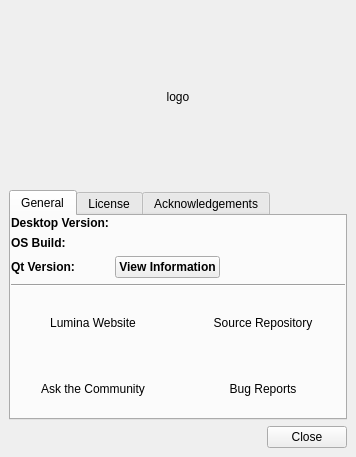
<?xml version="1.0" encoding="UTF-8"?>
<ui version="4.0">
 <class>MainUI</class>
 <widget class="QMainWindow" name="MainUI">
  <property name="geometry">
   <rect>
    <x>0</x>
    <y>0</y>
    <width>356</width>
    <height>457</height>
   </rect>
  </property>
  <property name="windowTitle">
   <string>Lumina Desktop Information</string>
  </property>
  <property name="windowIcon">
   <iconset theme="lumina">
    <normaloff>.</normaloff>.</iconset>
  </property>
  <widget class="QWidget" name="centralwidget">
   <layout class="QVBoxLayout" name="verticalLayout">
    <item>
     <widget class="QLabel" name="label_icon">
      <property name="sizePolicy">
       <sizepolicy hsizetype="Fixed" vsizetype="Fixed">
        <horstretch>0</horstretch>
        <verstretch>0</verstretch>
       </sizepolicy>
      </property>
      <property name="minimumSize">
       <size>
        <width>175</width>
        <height>175</height>
       </size>
      </property>
      <property name="maximumSize">
       <size>
        <width>120000</width>
        <height>175</height>
       </size>
      </property>
      <property name="text">
       <string notr="true">logo</string>
      </property>
      <property name="scaledContents">
       <bool>false</bool>
      </property>
      <property name="alignment">
       <set>Qt::AlignCenter</set>
      </property>
     </widget>
    </item>
    <item>
     <widget class="QTabWidget" name="tabWidget">
      <property name="currentIndex">
       <number>0</number>
      </property>
      <widget class="QWidget" name="tab">
       <attribute name="title">
        <string>General</string>
       </attribute>
       <layout class="QVBoxLayout" name="verticalLayout_3">
        <property name="leftMargin">
         <number>0</number>
        </property>
        <property name="topMargin">
         <number>0</number>
        </property>
        <property name="rightMargin">
         <number>0</number>
        </property>
        <property name="bottomMargin">
         <number>0</number>
        </property>
        <item>
         <layout class="QGridLayout" name="gridLayout">
          <item row="2" column="1">
           <widget class="QToolButton" name="tool_sources">
            <property name="sizePolicy">
             <sizepolicy hsizetype="Preferred" vsizetype="Preferred">
              <horstretch>0</horstretch>
              <verstretch>0</verstretch>
             </sizepolicy>
            </property>
            <property name="whatsThis">
             <string notr="true">https://github.com/trueos/lumina</string>
            </property>
            <property name="text">
             <string>Source Repository</string>
            </property>
            <property name="iconSize">
             <size>
              <width>32</width>
              <height>32</height>
             </size>
            </property>
            <property name="toolButtonStyle">
             <enum>Qt::ToolButtonTextBesideIcon</enum>
            </property>
            <property name="autoRaise">
             <bool>true</bool>
            </property>
           </widget>
          </item>
          <item row="1" column="0" colspan="2">
           <widget class="Line" name="line">
            <property name="orientation">
             <enum>Qt::Horizontal</enum>
            </property>
           </widget>
          </item>
          <item row="2" column="0">
           <widget class="QToolButton" name="tool_website">
            <property name="sizePolicy">
             <sizepolicy hsizetype="Preferred" vsizetype="Preferred">
              <horstretch>0</horstretch>
              <verstretch>0</verstretch>
             </sizepolicy>
            </property>
            <property name="whatsThis">
             <string notr="true">http://lumina-desktop.org</string>
            </property>
            <property name="text">
             <string>Lumina Website</string>
            </property>
            <property name="iconSize">
             <size>
              <width>32</width>
              <height>32</height>
             </size>
            </property>
            <property name="toolButtonStyle">
             <enum>Qt::ToolButtonTextBesideIcon</enum>
            </property>
            <property name="autoRaise">
             <bool>true</bool>
            </property>
           </widget>
          </item>
          <item row="3" column="1">
           <widget class="QToolButton" name="tool_bugs">
            <property name="sizePolicy">
             <sizepolicy hsizetype="Preferred" vsizetype="Preferred">
              <horstretch>0</horstretch>
              <verstretch>0</verstretch>
             </sizepolicy>
            </property>
            <property name="whatsThis">
             <string notr="true">https://bugs.pcbsd.org/projects/pcbsd</string>
            </property>
            <property name="text">
             <string>Bug Reports</string>
            </property>
            <property name="iconSize">
             <size>
              <width>32</width>
              <height>32</height>
             </size>
            </property>
            <property name="toolButtonStyle">
             <enum>Qt::ToolButtonTextBesideIcon</enum>
            </property>
            <property name="autoRaise">
             <bool>true</bool>
            </property>
           </widget>
          </item>
          <item row="0" column="0" colspan="2">
           <layout class="QFormLayout" name="formLayout_3">
            <item row="0" column="0">
             <widget class="QLabel" name="label">
              <property name="font">
               <font>
                <weight>75</weight>
                <bold>true</bold>
               </font>
              </property>
              <property name="text">
               <string>Desktop Version:</string>
              </property>
             </widget>
            </item>
            <item row="0" column="1">
             <widget class="QLabel" name="label_version">
              <property name="text">
               <string notr="true"/>
              </property>
              <property name="textInteractionFlags">
               <set>Qt::LinksAccessibleByMouse|Qt::TextSelectableByMouse</set>
              </property>
             </widget>
            </item>
            <item row="1" column="0">
             <widget class="QLabel" name="label_2">
              <property name="font">
               <font>
                <weight>75</weight>
                <bold>true</bold>
               </font>
              </property>
              <property name="text">
               <string>OS Build:</string>
              </property>
              <property name="alignment">
               <set>Qt::AlignLeading|Qt::AlignLeft|Qt::AlignVCenter</set>
              </property>
             </widget>
            </item>
            <item row="2" column="0">
             <widget class="QLabel" name="label_5">
              <property name="font">
               <font>
                <weight>75</weight>
                <bold>true</bold>
               </font>
              </property>
              <property name="text">
               <string>Qt Version:</string>
              </property>
             </widget>
            </item>
            <item row="2" column="1">
             <layout class="QHBoxLayout" name="horizontalLayout_2">
              <item>
               <widget class="QPushButton" name="tool_aboutQt">
                <property name="font">
                 <font>
                  <weight>75</weight>
                  <bold>true</bold>
                 </font>
                </property>
                <property name="text">
                 <string>View Information</string>
                </property>
               </widget>
              </item>
              <item>
               <spacer name="horizontalSpacer_2">
                <property name="orientation">
                 <enum>Qt::Horizontal</enum>
                </property>
                <property name="sizeHint" stdset="0">
                 <size>
                  <width>40</width>
                  <height>20</height>
                 </size>
                </property>
               </spacer>
              </item>
             </layout>
            </item>
            <item row="1" column="1">
             <widget class="QLabel" name="label_OS">
              <property name="text">
               <string notr="true"/>
              </property>
              <property name="textInteractionFlags">
               <set>Qt::LinksAccessibleByMouse|Qt::TextSelectableByMouse</set>
              </property>
             </widget>
            </item>
           </layout>
          </item>
          <item row="3" column="0">
           <widget class="QToolButton" name="tool_irc">
            <property name="sizePolicy">
             <sizepolicy hsizetype="Preferred" vsizetype="Preferred">
              <horstretch>0</horstretch>
              <verstretch>0</verstretch>
             </sizepolicy>
            </property>
            <property name="whatsThis">
             <string notr="true">https://webchat.freenode.net/?channels=%23lumina-desktop</string>
            </property>
            <property name="text">
             <string>Ask the Community</string>
            </property>
            <property name="iconSize">
             <size>
              <width>32</width>
              <height>32</height>
             </size>
            </property>
            <property name="toolButtonStyle">
             <enum>Qt::ToolButtonTextBesideIcon</enum>
            </property>
            <property name="autoRaise">
             <bool>true</bool>
            </property>
           </widget>
          </item>
         </layout>
        </item>
       </layout>
      </widget>
      <widget class="QWidget" name="tab_2">
       <attribute name="title">
        <string>License</string>
       </attribute>
       <layout class="QVBoxLayout" name="verticalLayout_2">
        <item>
         <widget class="QPlainTextEdit" name="text_license">
          <property name="readOnly">
           <bool>true</bool>
          </property>
          <property name="backgroundVisible">
           <bool>false</bool>
          </property>
         </widget>
        </item>
       </layout>
      </widget>
      <widget class="QWidget" name="tab_3">
       <attribute name="title">
        <string>Acknowledgements</string>
       </attribute>
       <layout class="QFormLayout" name="formLayout_2">
        <property name="fieldGrowthPolicy">
         <enum>QFormLayout::AllNonFixedFieldsGrow</enum>
        </property>
        <property name="labelAlignment">
         <set>Qt::AlignRight|Qt::AlignTrailing|Qt::AlignVCenter</set>
        </property>
        <item row="0" column="0">
         <widget class="QLabel" name="label_8">
          <property name="font">
           <font>
            <weight>75</weight>
            <bold>true</bold>
           </font>
          </property>
          <property name="text">
           <string>Project Lead:</string>
          </property>
         </widget>
        </item>
        <item row="0" column="1">
         <widget class="QLabel" name="label_proj_lead">
          <property name="text">
           <string>&lt;a href=&quot;https://github.com/beanpole135&quot;&gt;Ken Moore&lt;/a&gt;</string>
          </property>
         </widget>
        </item>
        <item row="1" column="0">
         <widget class="QLabel" name="label_10">
          <property name="font">
           <font>
            <weight>75</weight>
            <bold>true</bold>
           </font>
          </property>
          <property name="text">
           <string>Contributors:</string>
          </property>
         </widget>
        </item>
        <item row="2" column="0">
         <widget class="QLabel" name="label_12">
          <property name="font">
           <font>
            <weight>75</weight>
            <bold>true</bold>
           </font>
          </property>
          <property name="text">
           <string>Sponsors:</string>
          </property>
         </widget>
        </item>
        <item row="2" column="1">
         <widget class="QListWidget" name="list_sponsors">
          <property name="sizePolicy">
           <sizepolicy hsizetype="Expanding" vsizetype="Preferred">
            <horstretch>0</horstretch>
            <verstretch>0</verstretch>
           </sizepolicy>
          </property>
          <property name="editTriggers">
           <set>QAbstractItemView::DoubleClicked|QAbstractItemView::SelectedClicked</set>
          </property>
          <property name="selectionMode">
           <enum>QAbstractItemView::NoSelection</enum>
          </property>
          <property name="selectionBehavior">
           <enum>QAbstractItemView::SelectRows</enum>
          </property>
          <property name="iconSize">
           <size>
            <width>24</width>
            <height>24</height>
           </size>
          </property>
          <item>
           <property name="text">
            <string notr="true">TrueOS</string>
           </property>
           <property name="toolTip">
            <string notr="true">www.pcbsd.org</string>
           </property>
           <property name="whatsThis">
            <string notr="true">http://www.pcbsd.org</string>
           </property>
           <property name="icon">
            <iconset resource="lumina-info.qrc">
             <normaloff>:/Images/trueos_logo.png</normaloff>:/Images/trueos_logo.png</iconset>
           </property>
          </item>
          <item>
           <property name="text">
            <string notr="true">iXsystems</string>
           </property>
           <property name="toolTip">
            <string notr="true">www.ixsystems.com</string>
           </property>
           <property name="whatsThis">
            <string notr="true">http://www.ixsystems.com</string>
           </property>
           <property name="icon">
            <iconset resource="lumina-info.qrc">
             <normaloff>:/Images/ix_logo.png</normaloff>:/Images/ix_logo.png</iconset>
           </property>
          </item>
         </widget>
        </item>
        <item row="1" column="1">
         <widget class="QLabel" name="label_proj_contrib">
          <property name="text">
           <string>&lt;a href=&quot;https://github.com/pcbsd/lumina/graphs/contributors&quot;&gt;Open in web browser&lt;a&gt;</string>
          </property>
         </widget>
        </item>
       </layout>
      </widget>
     </widget>
    </item>
    <item>
     <layout class="QHBoxLayout" name="horizontalLayout">
      <item>
       <spacer name="horizontalSpacer">
        <property name="orientation">
         <enum>Qt::Horizontal</enum>
        </property>
        <property name="sizeHint" stdset="0">
         <size>
          <width>40</width>
          <height>20</height>
         </size>
        </property>
       </spacer>
      </item>
      <item>
       <widget class="QPushButton" name="push_close">
        <property name="text">
         <string>Close</string>
        </property>
       </widget>
      </item>
     </layout>
    </item>
   </layout>
  </widget>
 </widget>
 <resources>
  <include location="lumina-info.qrc"/>
 </resources>
 <connections/>
</ui>
